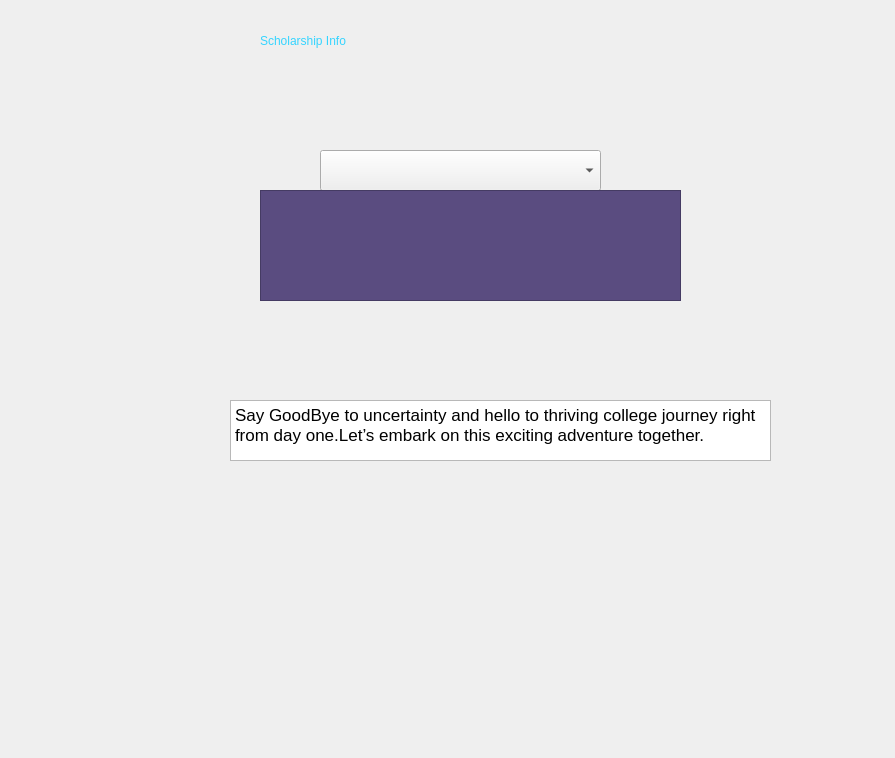
<?xml version="1.0" encoding="UTF-8"?>
<ui version="4.0">
 <class>ScholarshipInfo</class>
 <widget class="QDialog" name="ScholarshipInfo">
  <property name="geometry">
   <rect>
    <x>0</x>
    <y>0</y>
    <width>895</width>
    <height>758</height>
   </rect>
  </property>
  <property name="windowTitle">
   <string>Dialog</string>
  </property>
  <widget class="QLabel" name="label_imgSI">
   <property name="geometry">
    <rect>
     <x>0</x>
     <y>0</y>
     <width>891</width>
     <height>751</height>
    </rect>
   </property>
   <property name="text">
    <string/>
   </property>
  </widget>
  <widget class="QComboBox" name="comboBox_scholarshipType">
   <property name="geometry">
    <rect>
     <x>320</x>
     <y>150</y>
     <width>281</width>
     <height>41</height>
    </rect>
   </property>
  </widget>
  <widget class="QPlainTextEdit" name="plainTextEdit_scholarInfo">
   <property name="geometry">
    <rect>
     <x>260</x>
     <y>190</y>
     <width>421</width>
     <height>111</height>
    </rect>
   </property>
   <property name="styleSheet">
    <string notr="true">background-color: rgb(90, 76, 128);</string>
   </property>
  </widget>
  <widget class="QLabel" name="label">
   <property name="geometry">
    <rect>
     <x>260</x>
     <y>0</y>
     <width>391</width>
     <height>81</height>
    </rect>
   </property>
   <property name="styleSheet">
    <string notr="true">font: 700 46pt &quot;American Typewriter&quot;;
color: rgb(53, 212, 255);</string>
   </property>
   <property name="text">
    <string>Scholarship Info</string>
   </property>
  </widget>
  <widget class="QTextBrowser" name="textBrowser">
   <property name="geometry">
    <rect>
     <x>230</x>
     <y>400</y>
     <width>541</width>
     <height>61</height>
    </rect>
   </property>
   <property name="html">
    <string>&lt;!DOCTYPE HTML PUBLIC &quot;-//W3C//DTD HTML 4.0//EN&quot; &quot;http://www.w3.org/TR/REC-html40/strict.dtd&quot;&gt;
&lt;html&gt;&lt;head&gt;&lt;meta name=&quot;qrichtext&quot; content=&quot;1&quot; /&gt;&lt;meta charset=&quot;utf-8&quot; /&gt;&lt;style type=&quot;text/css&quot;&gt;
p, li { white-space: pre-wrap; }
hr { height: 1px; border-width: 0; }
li.unchecked::marker { content: &quot;\2610&quot;; }
li.checked::marker { content: &quot;\2612&quot;; }
&lt;/style&gt;&lt;/head&gt;&lt;body style=&quot; font-family:'.AppleSystemUIFont'; font-size:13pt; font-weight:400; font-style:normal;&quot;&gt;
&lt;p style=&quot; margin-top:0px; margin-bottom:0px; margin-left:0px; margin-right:0px; -qt-block-indent:0; text-indent:0px;&quot;&gt;Say GoodBye to uncertainty and hello to thriving college journey right from day one.Let’s embark on this exciting adventure together.&lt;/p&gt;&lt;/body&gt;&lt;/html&gt;</string>
   </property>
  </widget>
 </widget>
 <resources/>
 <connections/>
</ui>
